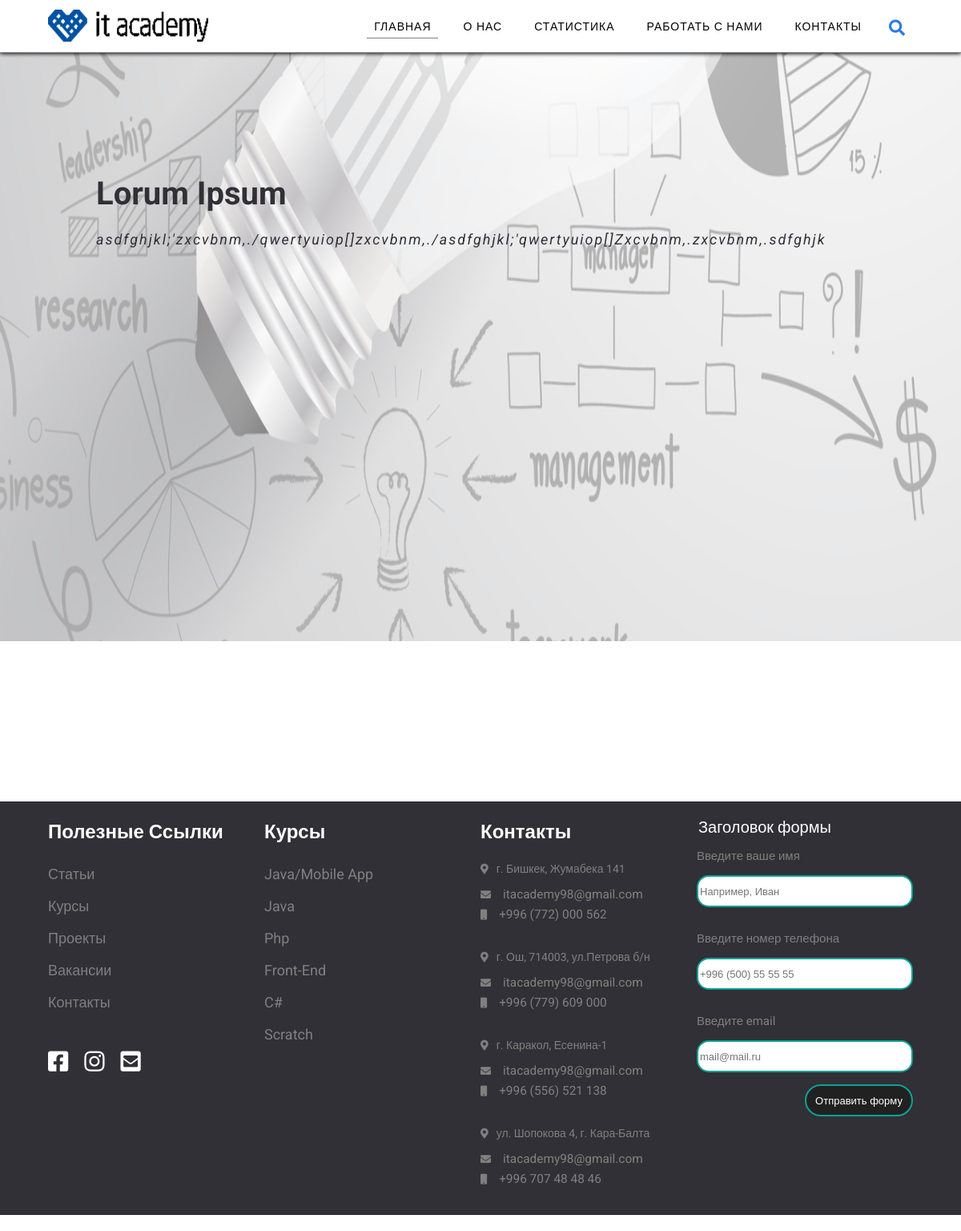
/project/1/, run on an earlier commit of the app's database.
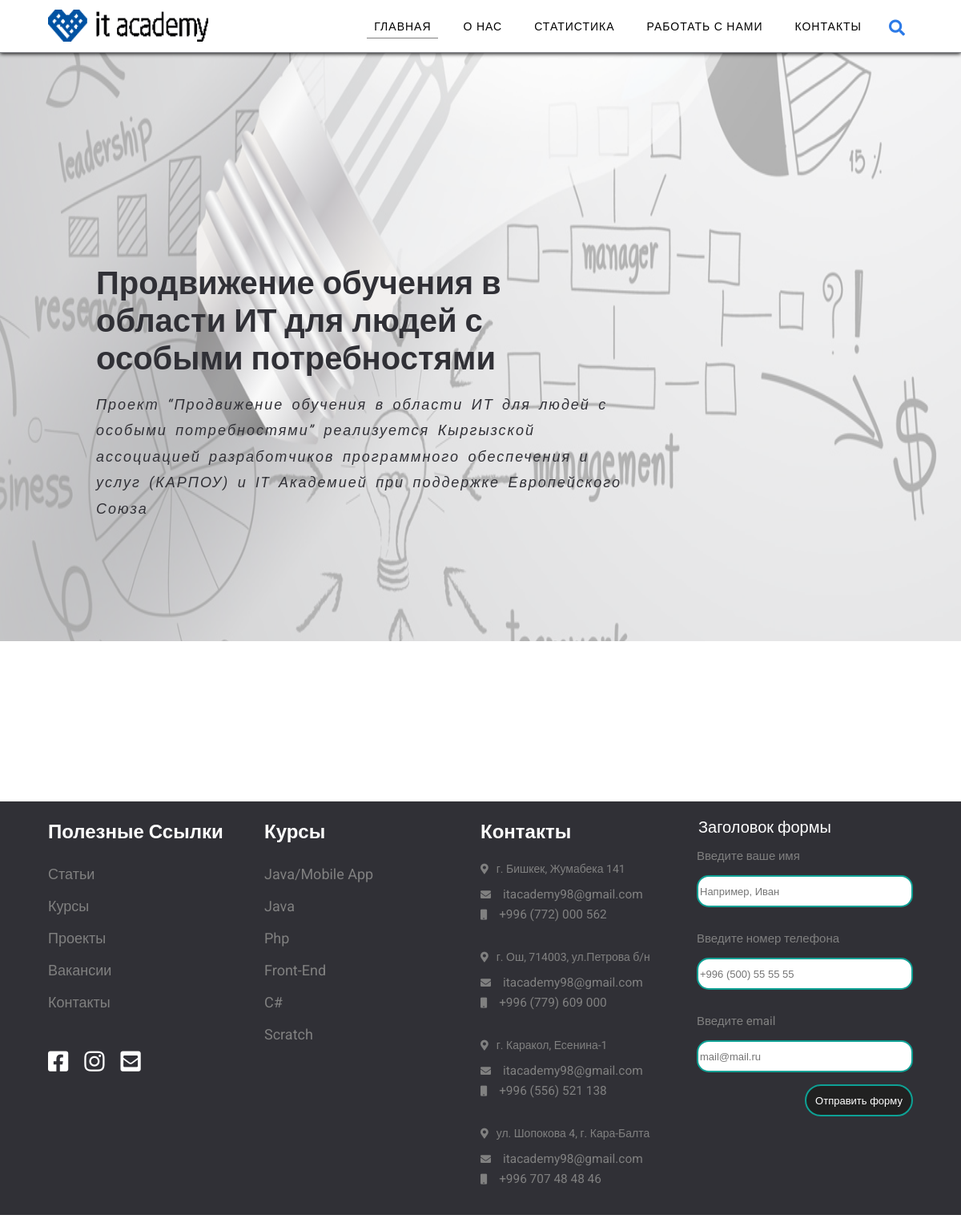
And on a later commit of the database.
### kssdasite/models.py (models this page shows, shortened)
class Project(models.Model):
    name = models.CharField(max_length=255)
    description = models.TextField(blank=True, null=True)
    picture = models.ImageField(upload_to=upload_location, max_length=100, blank=True, null=True)
    year = models.ForeignKey(Year, on_delete=models.CASCADE)

### kssdasite/views.py (the view)
# urls.py: path('project/<int:pk>/', ProjectDetailView.as_view(), name='project'),
class ProjectDetailView(DetailView):
    model = Project
    template_name = 'kssdasite/project_detail_view.html'
    context_object_name = 'project'

### kssdasite/templates/kssdasite/project_detail_view.html (shortened to what the changed rows need)
{% load static %}
<!DOCTYPE html>
<html>
<head>
	<link rel="stylesheet" type="text/css" href="{% static 'kssdasite/Front1/css/all-styles.css'%}">
	<link rel="stylesheet" type="text/css" href="{% static 'kssdasite/Front1/css/header-style.css'%}">
	<link rel="stylesheet" type="text/css" href="{% static 'kssdasite/Front1/css/body-style-index3.css'%}">
	<link rel="stylesheet" type="text/css" href="{% static 'kssdasite/Front1/css/footer-style.css'%}">
	<link rel="stylesheet" type="text/css" href="{% static 'kssdasite/Front1/css/font-awesome/css/all.min.css'%}">
</head>
<body>
	<div class="wrapper">
	<div class="main">
		<div class="first-block">
			<div class="main-text" >
				<h1> {{ project.name }} </h1>
				<p>{{ project.description }}</p>
			</div>
		</div>
	</div>
	</div>
</body>
</html>

What changed in the data, as far as the page shows it:
changed Project: name "Lorum Ipsum" → "Продвижение обучения в области ИТ для людей с особыми потребностями"; description "asdfghjkl;'zxcvbnm,./qwertyuiop[]zxcvbnm,./asdfghjkl;'qwertyuiop[]Zxcvbnm,.zxcvbnm,.sdfghjk" → "Проект “Продвижение обучения в области ИТ для людей с особыми потребностями” реализуется Кыргызской ассоциацией разработчиков программного обеспечения и услуг (КАРПОУ) и IT Академией при поддержке Европейского Союза"
